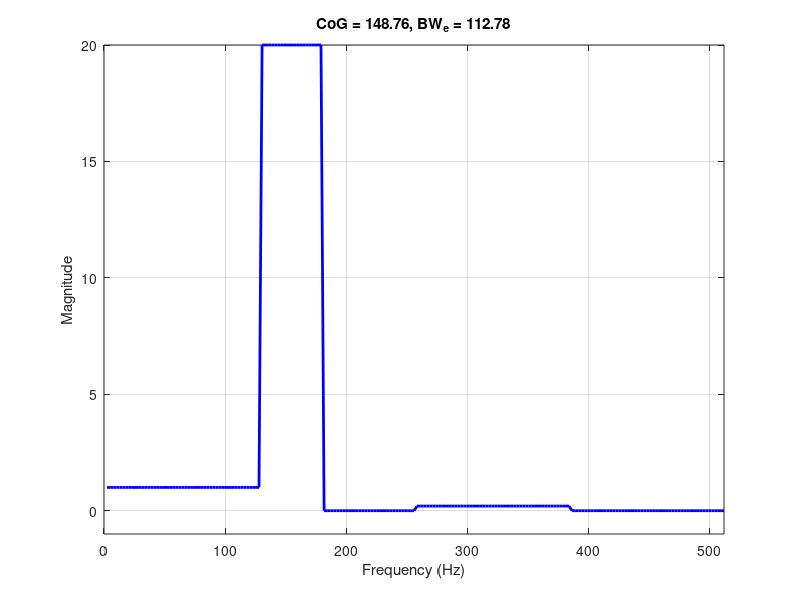

This figure's MATLAB source:
% program to test a feature against a simulated data vector
%
clear;

% define some constants
fs = 1024;          % sample rate of digital signals
K = 200;            % size of data vector

% compute other constants
K2 = round(K/2);
K4 = round(K/4);

% define a data vector (from which features are measured)
% couple options - play with numbers and see the differences
if 1
   Z(1:K4) = 1;
   Z(K4+1:.7*K2) = 20;
   Z(K2+1:3*K4) = .2;
   Z(3*K4+1:K) = 0;
else
   Z(1:K4) = 0;
   Z(K4+1:K2) = 1;
   Z(K2+1:2.2*K4) = 1.5;
   Z(3*K4+1:K) = 0;
end

% center of gravity
Ztot = 0;
Zbar = 0;
for ic=1:K
   Zbar = Zbar + Z(ic)*ic;
   Ztot = Ztot + Z(ic);
end
Zbar = (Zbar ./ Ztot)*fs/2/K;       % CoG in Hz

% Effective bandwidth (like std deviation of a pdf)
BW = 0;
Z2tot = 0;
for ic=1:K
   BW = BW + Z(ic)*(ic-Zbar).^2;
   Z2tot = Z2tot + Z(ic)*Z(ic);
end
BW = 2*sqrt(BW ./ Z2tot);       % factor of 4 to scale it
BW = BW * fs/(2*K);             % convert from bins to Hz

% plot results
figure;
x = [1:K]./(K/(fs/2));
plot(x,Z,'b','linewidth',2);
grid on;
title(['CoG = ',num2str(Zbar,'%5.2f'),', BW_e = ',num2str(BW,'%5.2f')]);
xlabel('Frequency (Hz)');
ylabel('Magnitude');
axis([0 fs/2 -1 20]);

    